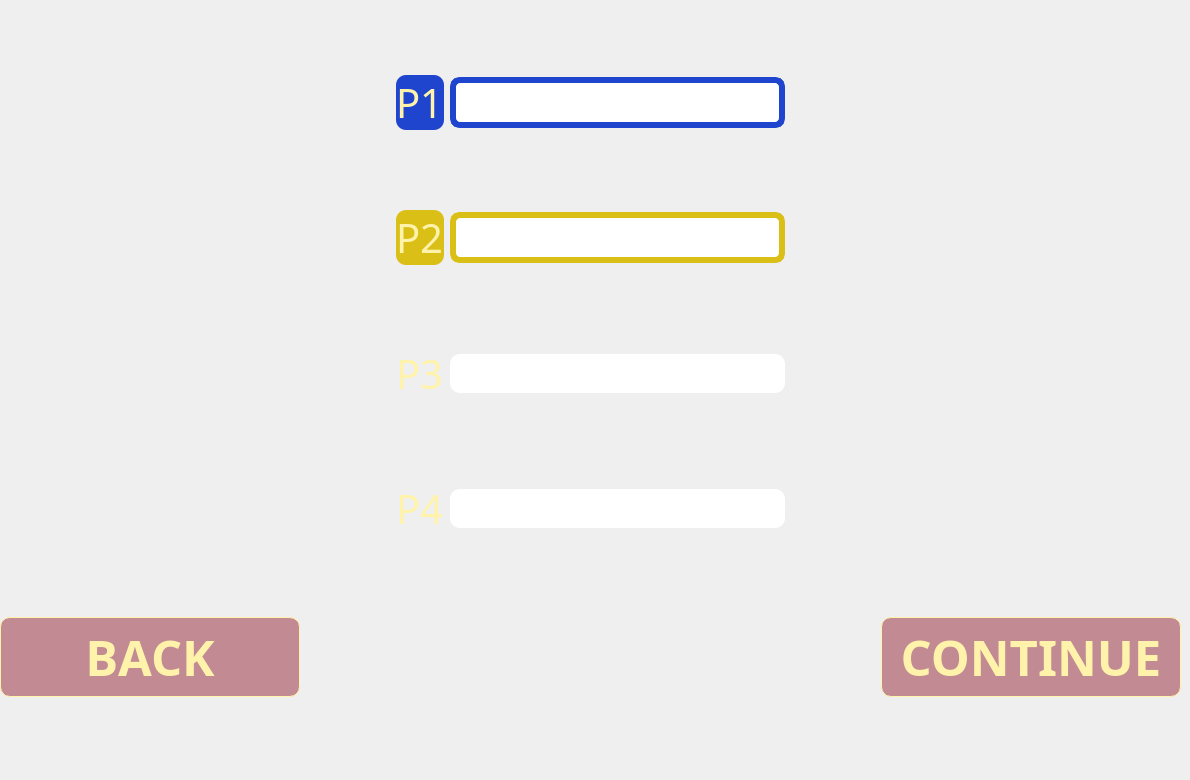
    <widget class="QWidget" name="page_4">
     <widget class="QWidget" name="gridLayoutWidget_4">
      <property name="geometry">
       <rect>
        <x>0</x>
        <y>0</y>
        <width>1181</width>
        <height>771</height>
       </rect>
      </property>
      <layout class="QGridLayout" name="gridLayout_4">
       <property name="leftMargin">
        <number>0</number>
       </property>
       <item row="0" column="0">
        <spacer name="horizontalSpacer_6">
         <property name="orientation">
          <enum>Qt::Horizontal</enum>
         </property>
         <property name="sizeHint" stdset="0">
          <size>
           <width>40</width>
           <height>20</height>
          </size>
         </property>
        </spacer>
       </item>
       <item row="11" column="1">
        <layout class="QHBoxLayout" name="horizontalLayout_5"/>
       </item>
       <item row="0" column="3">
        <spacer name="verticalSpacer_7">
         <property name="orientation">
          <enum>Qt::Vertical</enum>
         </property>
         <property name="sizeHint" stdset="0">
          <size>
           <width>20</width>
           <height>40</height>
          </size>
         </property>
        </spacer>
       </item>
       <item row="8" column="3">
        <spacer name="verticalSpacer_12">
         <property name="orientation">
          <enum>Qt::Vertical</enum>
         </property>
         <property name="sizeHint" stdset="0">
          <size>
           <width>20</width>
           <height>40</height>
          </size>
         </property>
        </spacer>
       </item>
       <item row="4" column="3">
        <spacer name="verticalSpacer_10">
         <property name="orientation">
          <enum>Qt::Vertical</enum>
         </property>
         <property name="sizeHint" stdset="0">
          <size>
           <width>20</width>
           <height>40</height>
          </size>
         </property>
        </spacer>
       </item>
       <item row="9" column="3">
        <spacer name="verticalSpacer_13">
         <property name="orientation">
          <enum>Qt::Vertical</enum>
         </property>
         <property name="sizeHint" stdset="0">
          <size>
           <width>20</width>
           <height>40</height>
          </size>
         </property>
        </spacer>
       </item>
       <item row="6" column="3">
        <spacer name="verticalSpacer_11">
         <property name="orientation">
          <enum>Qt::Vertical</enum>
         </property>
         <property name="sizeHint" stdset="0">
          <size>
           <width>20</width>
           <height>40</height>
          </size>
         </property>
        </spacer>
       </item>
       <item row="5" column="3">
        <layout class="QHBoxLayout" name="horizontalLayout_4">
         <item>
          <widget class="QLabel" name="lbPlayer3">
           <property name="font">
            <font>
             <family>Sahadeva</family>
             <pointsize>30</pointsize>
            </font>
           </property>
           <property name="styleSheet">
            <string notr="true">background-color: &quot;green&quot;;
color:#fff3ab;
border-radius: 10%;</string>
           </property>
           <property name="text">
            <string>P3</string>
           </property>
          </widget>
         </item>
         <item>
          <widget class="QLineEdit" name="lePlayer3">
           <property name="font">
            <font>
             <family>Sahadeva</family>
             <pointsize>20</pointsize>
            </font>
           </property>
           <property name="styleSheet">
            <string notr="true">border: 6px solid &quot;green&quot;;
border-radius: 10%;</string>
           </property>
          </widget>
         </item>
        </layout>
       </item>
       <item row="2" column="3">
        <spacer name="verticalSpacer_9">
         <property name="orientation">
          <enum>Qt::Vertical</enum>
         </property>
         <property name="sizeHint" stdset="0">
          <size>
           <width>20</width>
           <height>40</height>
          </size>
         </property>
        </spacer>
       </item>
       <item row="3" column="3">
        <layout class="QHBoxLayout" name="horizontalLayout_3">
         <item>
          <widget class="QLabel" name="lbPlayer2">
           <property name="font">
            <font>
             <family>Sahadeva</family>
             <pointsize>30</pointsize>
            </font>
           </property>
           <property name="styleSheet">
            <string notr="true">background-color: #d9bf16;
color:#fff3ab;
border-radius: 10%;</string>
           </property>
           <property name="text">
            <string>P2</string>
           </property>
          </widget>
         </item>
         <item>
          <widget class="QLineEdit" name="lePlayer2">
           <property name="font">
            <font>
             <family>Sahadeva</family>
             <pointsize>20</pointsize>
            </font>
           </property>
           <property name="styleSheet">
            <string notr="true">border: 6px solid #d9bf16;
border-radius: 10%;</string>
           </property>
          </widget>
         </item>
        </layout>
       </item>
       <item row="9" column="0">
        <widget class="QPushButton" name="pbBackToMenu_3">
         <property name="minimumSize">
          <size>
           <width>300</width>
           <height>80</height>
          </size>
         </property>
         <property name="maximumSize">
          <size>
           <width>300</width>
           <height>80</height>
          </size>
         </property>
         <property name="font">
          <font>
           <family>Sahadeva</family>
           <pointsize>37</pointsize>
           <weight>75</weight>
           <bold>true</bold>
          </font>
         </property>
         <property name="styleSheet">
          <string notr="true">background-color: #c28a93;
color:#fff3ab;
border: 1px solid #fff3ab;
border-color: #fff3ab;
border-radius: 10%;</string>
         </property>
         <property name="text">
          <string>BACK</string>
         </property>
        </widget>
       </item>
       <item row="11" column="3">
        <spacer name="verticalSpacer_8">
         <property name="orientation">
          <enum>Qt::Vertical</enum>
         </property>
         <property name="sizeHint" stdset="0">
          <size>
           <width>20</width>
           <height>40</height>
          </size>
         </property>
        </spacer>
       </item>
       <item row="7" column="3">
        <layout class="QHBoxLayout" name="horizontalLayout_6">
         <item>
          <widget class="QLabel" name="lbPlayer4">
           <property name="font">
            <font>
             <family>Sahadeva</family>
             <pointsize>30</pointsize>
            </font>
           </property>
           <property name="styleSheet">
            <string notr="true">background-color: &quot;red&quot;;
color:#fff3ab;
border-radius: 10%;</string>
           </property>
           <property name="text">
            <string>P4</string>
           </property>
          </widget>
         </item>
         <item>
          <widget class="QLineEdit" name="lePlayer4">
           <property name="font">
            <font>
             <family>Sahadeva</family>
             <pointsize>20</pointsize>
            </font>
           </property>
           <property name="styleSheet">
            <string notr="true">border: 6px solid &quot;red&quot;;
border-radius: 10%;</string>
           </property>
          </widget>
         </item>
        </layout>
       </item>
       <item row="0" column="4">
        <spacer name="horizontalSpacer_7">
         <property name="orientation">
          <enum>Qt::Horizontal</enum>
         </property>
         <property name="sizeHint" stdset="0">
          <size>
           <width>40</width>
           <height>20</height>
          </size>
         </property>
        </spacer>
       </item>
       <item row="1" column="3">
        <layout class="QHBoxLayout" name="horizontalLayout_2">
         <item>
          <widget class="QLabel" name="lbPlayer1">
           <property name="font">
            <font>
             <family>Sahadeva</family>
             <pointsize>30</pointsize>
            </font>
           </property>
           <property name="styleSheet">
            <string notr="true">background-color: #1f45cf;
color:#fff3ab;
border-radius: 10%;</string>
           </property>
           <property name="text">
            <string>P1</string>
           </property>
          </widget>
         </item>
         <item>
          <widget class="QLineEdit" name="lePlayer1">
           <property name="font">
            <font>
             <family>Sahadeva</family>
             <pointsize>20</pointsize>
            </font>
           </property>
           <property name="styleSheet">
            <string notr="true">border: 6px solid #1f45cf;
border-radius: 10%;
</string>
           </property>
           <property name="frame">
            <bool>true</bool>
           </property>
          </widget>
         </item>
        </layout>
       </item>
       <item row="9" column="4">
        <widget class="QPushButton" name="pbContinue">
         <property name="minimumSize">
          <size>
           <width>300</width>
           <height>80</height>
          </size>
         </property>
         <property name="maximumSize">
          <size>
           <width>300</width>
           <height>80</height>
          </size>
         </property>
         <property name="font">
          <font>
           <family>Sahadeva</family>
           <pointsize>37</pointsize>
           <weight>75</weight>
           <bold>true</bold>
          </font>
         </property>
         <property name="layoutDirection">
          <enum>Qt::RightToLeft</enum>
         </property>
         <property name="styleSheet">
          <string notr="true">background-color: #c28a93;
color:#fff3ab;
border: 1px solid #fff3ab;
border-color: #fff3ab;
border-radius: 10%;</string>
         </property>
         <property name="text">
          <string>CONTINUE</string>
         </property>
        </widget>
       </item>
       <item row="3" column="4">
        <widget class="QLabel" name="lbPlayer2Required">
         <property name="font">
          <font>
           <family>Sahadeva</family>
           <pointsize>13</pointsize>
          </font>
         </property>
         <property name="styleSheet">
          <string notr="true">color : &quot;white&quot;;</string>
         </property>
         <property name="text">
          <string/>
         </property>
        </widget>
       </item>
       <item row="5" column="4">
        <widget class="QLabel" name="lbPlayer3Required">
         <property name="font">
          <font>
           <family>Sahadeva</family>
           <pointsize>13</pointsize>
          </font>
         </property>
         <property name="styleSheet">
          <string notr="true">color : &quot;white&quot;;</string>
         </property>
         <property name="text">
          <string/>
         </property>
        </widget>
       </item>
       <item row="7" column="4">
        <widget class="QLabel" name="lbPlayer4Required">
         <property name="font">
          <font>
           <family>Sahadeva</family>
           <pointsize>13</pointsize>
          </font>
         </property>
         <property name="styleSheet">
          <string notr="true">color : &quot;white&quot;;</string>
         </property>
         <property name="text">
          <string/>
         </property>
        </widget>
       </item>
       <item row="1" column="4">
        <widget class="QLabel" name="lbPlayer1Required">
         <property name="font">
          <font>
           <family>Sahadeva</family>
           <pointsize>13</pointsize>
          </font>
         </property>
         <property name="styleSheet">
          <string notr="true">color : &quot;white&quot;;</string>
         </property>
         <property name="text">
          <string/>
         </property>
        </widget>
       </item>
      </layout>
     </widget>
    </widget>
